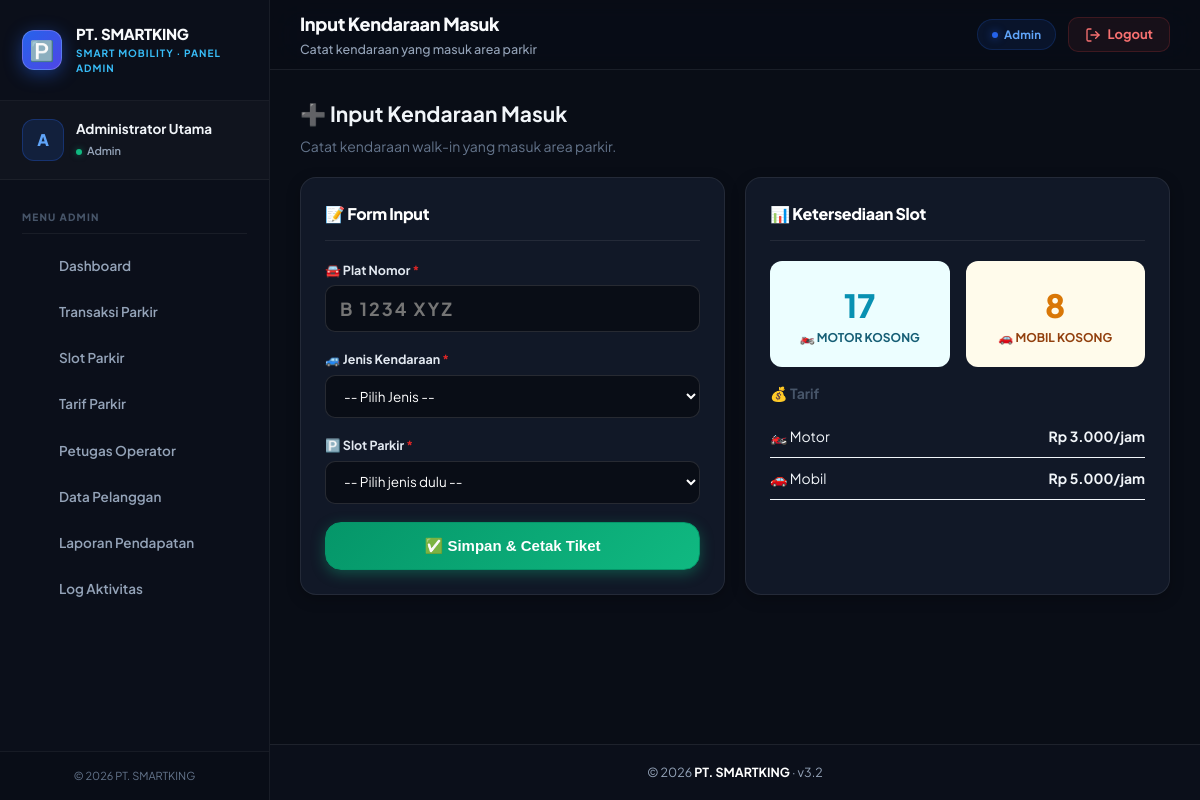
The app's page /operator/masuk.php (signed in) with its own data.
### tables this page shows
CREATE TABLE `tarif_parkir` (
  `id_tarif` int(11) NOT NULL AUTO_INCREMENT,
  `jenis_kendaraan` enum('motor','mobil') NOT NULL,
  `tarif_per_jam` decimal(10,2) NOT NULL,
  `tarif_minimal` decimal(10,2) NOT NULL,
  `tarif_maksimal` decimal(10,2) DEFAULT 50000.00,
  `denda_hilang_tiket` decimal(10,2) DEFAULT 20000.00,
  `updated_at` datetime DEFAULT current_timestamp() ON UPDATE current_timestamp(),
  PRIMARY KEY (`id_tarif`),
  UNIQUE KEY `jenis_kendaraan` (`jenis_kendaraan`)
);

### includes/functions.php (called while the page is built, shortened)
<?php
if (!function_exists('rupiah')) {
    function rupiah($angka) { return 'Rp ' . number_format((float)$angka, 0, ',', '.'); }
}
if (!function_exists('e')) {
    function e($str) { return htmlspecialchars((string)$str, ENT_QUOTES, 'UTF-8'); }
}
if (!function_exists('slot_tersedia')) {
    function slot_tersedia($koneksi, $jenis) {
        $stmt = $koneksi->prepare("SELECT COUNT(*) c FROM slot_parkir WHERE jenis_kendaraan=? AND status='kosong'");
        $stmt->bind_param('s', $jenis);
        $stmt->execute();
        return (int)$stmt->get_result()->fetch_assoc()['c'];
    }
}
?>

### operator/masuk.php (the view, shortened to what this page needs)
<?php
require_once __DIR__ . '/../config/database.php';
require_once __DIR__ . '/../includes/functions.php';
include __DIR__ . '/../includes/header.php';
?>
<h2 style="margin-bottom:6px;">➕ Input Kendaraan Masuk</h2>
<p style="color:#64748b;margin-bottom:20px;">Catat kendaraan walk-in yang masuk area parkir.</p>
<div class="grid-2">
  <div class="card">
    <div class="card-header"><h3>📝 Form Input</h3></div>
    <form method="post" autocomplete="off">
      <div class="form-group">
        <label>🚘 Plat Nomor <span style="color:#dc2626;">*</span></label>
        <input type="text" name="plat_nomor" required autofocus
               value="<?= e($_POST['plat_nomor'] ?? '') ?>"
               placeholder="B 1234 XYZ"
               style="text-transform:uppercase;font-weight:700;letter-spacing:2px;font-size:18px;">
      </div>
      <div class="form-group">
        <label>🚙 Jenis Kendaraan <span style="color:#dc2626;">*</span></label>
        <select name="jenis_kendaraan" id="jenis" required onchange="filterSlot(this.value, 'slot')">
          <option value="">-- Pilih Jenis --</option>
        </select>
      </div>
      <div class="form-group">
        <label>🅿️ Slot Parkir <span style="color:#dc2626;">*</span></label>
        <select name="id_slot" id="slot" required>
          <option value="">-- Pilih jenis dulu --</option>
        </select>
      </div>
      <button type="submit" class="btn btn-success btn-lg btn-block">
        ✅ Simpan & Cetak Tiket
      </button>
    </form>
  </div>
  <div class="card">
    <div class="card-header"><h3>📊 Ketersediaan Slot</h3></div>
    <div style="display:flex;gap:16px;margin-bottom:16px;">
      <div style="flex:1;text-align:center;padding:20px;background:#ecfeff;border-radius:12px;">
        <div style="font-size:32px;font-weight:800;color:#0891b2;"><?= slot_tersedia($koneksi, 'motor') ?></div>
        <div style="font-size:12px;color:#155e75;font-weight:700;">🏍️ MOTOR KOSONG</div>
      </div>
      <div style="flex:1;text-align:center;padding:20px;background:#fffbeb;border-radius:12px;">
        <div style="font-size:32px;font-weight:800;color:#d97706;"><?= slot_tersedia($koneksi, 'mobil') ?></div>
        <div style="font-size:12px;color:#92400e;font-weight:700;">🚗 MOBIL KOSONG</div>
      </div>
    </div>
    <h3 style="font-size:14px;color:#475569;margin-bottom:12px;">💰 Tarif</h3>
    <?php $q = $koneksi->query("SELECT * FROM tarif_parkir"); while ($t = $q->fetch_assoc()): ?>
      <div style="display:flex;justify-content:space-between;padding:10px 0;border-bottom:1px solid #f1f5f9;">
        <span><?= $t['jenis_kendaraan'] === 'motor' ? '🏍️ Motor' : '🚗 Mobil' ?></span>
        <b><?= rupiah($t['tarif_per_jam']) ?>/jam</b>
      </div>
    <?php endwhile; ?>
  </div>
</div>
<?php include __DIR__ . '/../includes/footer.php'; ?>

### assets/style.css (style rules this page uses)
:root { --primary: #2563eb; --primary-hover: #1d4ed8; --primary-active: #1e40af; --primary-light: #eff6ff; --primary-ring: rgba(37, 99, 235, 0.25); --success: #10b981; --success-dark: #059669; --success-light: #ecfdf5; --warning: #f59e0b; --warning-dark: #d97706; --warning-light: #fffbeb; --danger: #ef4444; --danger-dark: #dc2626; --danger-light: #fef2f2; --info: #06b6d4; --info-dark: #0891b2; --info-light: #ecfeff; --bg-dark: #090d16; --card-dark: #111827; --card-dark-border: rgba(255, 255, 255, 0.08); --card-dark-hover: #162032; --text-dark-primary: #ffffff; --text-dark-secondary: #cbd5e1; --text-dark-muted: #94a3b8; --bg-light: #f8fafc; --card-light: #ffffff; --border-light: #e2e8f0; --text-light-primary: #0f172a; --text-light-secondary: #475569; --text-light-muted: #94a3b8; --sidebar-w: 260px; --radius-sm: 6px; --radius: 10px; --radius-lg: 16px; --radius-pill: 9999px; --shadow-sm: 0 1px 3px rgba(0,0,0,0.1); --shadow: 0 4px 12px rgba(0,0,0,0.15); --shadow-lg: 0 10px 25px rgba(0,0,0,0.25); --shadow-glow: 0 0 20px rgba(37, 99, 235, 0.35); }
*, *::before, *::after { box-sizing: border-box; margin: 0; padding: 0; }
html { font-size: 14px; scroll-behavior: smooth; }
body { font-family: 'Plus Jakarta Sans', 'Inter', -apple-system, sans-serif; background-color: var(--bg-dark); color: var(--text-dark-primary); line-height: 1.5; -webkit-font-smoothing: antialiased; }
.btn { display: inline-flex; align-items: center; justify-content: center; gap: 8px; padding: 10px 18px; font-size: 13.5px; font-weight: 700; border-radius: var(--radius); border: 1px solid transparent; cursor: pointer; transition: all 0.2s cubic-bezier(0.4, 0, 0.2, 1); text-decoration: none; line-height: 1.2; }
.btn-success { background: linear-gradient(135deg, #059669, #10b981); color: #ffffff; border-color: #059669; box-shadow: 0 4px 14px rgba(16, 185, 129, 0.35); }
.btn-lg { padding: 14px 26px; font-size: 15px; border-radius: var(--radius-lg); }
.btn-block { width: 100%; }
.card { background: var(--card-dark); border: 1px solid var(--card-dark-border); border-radius: var(--radius-lg); padding: 24px; margin-bottom: 22px; box-shadow: 0 4px 14px rgba(0, 0, 0, 0.25); transition: all 0.25s ease; position: relative; }
.card-header { display: flex; justify-content: space-between; align-items: center; margin-bottom: 20px; padding-bottom: 14px; border-bottom: 1px solid var(--card-dark-border); flex-wrap: wrap; gap: 12px; }
.card-header h3, .card-header h2 { font-size: 16px; font-weight: 800; color: #ffffff; display: flex; align-items: center; gap: 8px; letter-spacing: -0.3px; }
.grid-2 { display: grid; grid-template-columns: repeat(2, minmax(0, 1fr)); gap: 20px; margin-bottom: 22px; }
.form-group { margin-bottom: 18px; display: flex; flex-direction: column; gap: 6px; }
label, .form-label { font-size: 12.5px; font-weight: 700; color: #e2e8f0; }
input[type="text"], input[type="number"], input[type="password"], input[type="email"], input[type="date"], select, textarea, .form-control { width: 100%; padding: 11px 14px; background: #090d16; border: 1.5px solid rgba(255, 255, 255, 0.12); border-radius: var(--radius); color: #ffffff; font-size: 13.5px; font-family: inherit; outline: none; transition: all 0.2s; }
select option { background: #141722; color: #ffffff; }

### includes/header.php (style rules this page uses)
*, *::before, *::after { box-sizing: border-box; margin: 0; padding: 0; }
body { font-family: 'Plus Jakarta Sans', 'Inter', -apple-system, sans-serif; background: #090d16; color: #f1f5f9; display: flex; min-height: 100vh; overflow-x: hidden; }

### records on screen
tarif_parkir: jenis_kendaraan "🏍️ Motor", tarif_per_jam "Rp 3.000"
tarif_parkir: jenis_kendaraan "🚗 Mobil", tarif_per_jam "Rp 5.000"

### other values on screen
$perusahaan['nama_perusahaan'] "PT. SMARTKING"
$role_label "ADMIN"
$user_initial "A"
$_SESSION['nama_lengkap'] "Administrator Utama"
$role_label "Admin"
$m['label'] "Dashboard"
$m['label'] "Transaksi Parkir"
$m['label'] "Slot Parkir"
$m['label'] "Tarif Parkir"
$m['label'] "Petugas Operator"
$m['label'] "Data Pelanggan"
$m['label'] "Laporan Pendapatan"
$m['label'] "Log Aktivitas"
$page_title "Input Kendaraan Masuk"
$page_subtitle "Catat kendaraan yang masuk area parkir"
